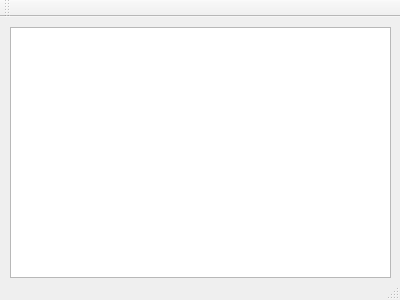
<?xml version="1.0" encoding="UTF-8"?>
<ui version="4.0">
 <class>ExplorerWindow</class>
 <widget class="QMainWindow" name="ExplorerWindow">
  <property name="geometry">
   <rect>
    <x>0</x>
    <y>0</y>
    <width>400</width>
    <height>300</height>
   </rect>
  </property>
  <property name="windowTitle">
   <string>MainWindow</string>
  </property>
  <widget class="QWidget" name="centralWidget">
   <widget class="QTreeView" name="treeView">
    <property name="geometry">
     <rect>
      <x>10</x>
      <y>10</y>
      <width>381</width>
      <height>251</height>
     </rect>
    </property>
   </widget>
  </widget>
  <widget class="QMenuBar" name="menuBar">
   <property name="geometry">
    <rect>
     <x>0</x>
     <y>0</y>
     <width>400</width>
     <height>21</height>
    </rect>
   </property>
  </widget>
  <widget class="QToolBar" name="mainToolBar">
   <attribute name="toolBarArea">
    <enum>TopToolBarArea</enum>
   </attribute>
   <attribute name="toolBarBreak">
    <bool>false</bool>
   </attribute>
  </widget>
  <widget class="QStatusBar" name="statusBar"/>
 </widget>
 <layoutdefault spacing="6" margin="11"/>
 <resources/>
 <connections/>
</ui>
